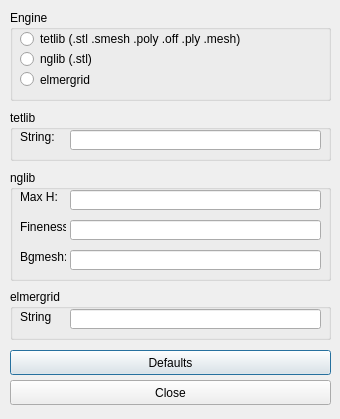
<ui version="4.0" >
 <class>MeshcontrolForm</class>
 <widget class="QDialog" name="MeshcontrolForm" >
  <property name="geometry" >
   <rect>
    <x>0</x>
    <y>0</y>
    <width>340</width>
    <height>419</height>
   </rect>
  </property>
  <property name="windowTitle" >
   <string>Mesh control</string>
  </property>
  <property name="windowIcon" >
   <iconset/>
  </property>
  <widget class="QGroupBox" name="engineGroup" >
   <property name="geometry" >
    <rect>
     <x>10</x>
     <y>10</y>
     <width>321</width>
     <height>91</height>
    </rect>
   </property>
   <property name="title" >
    <string>Engine</string>
   </property>
   <widget class="QRadioButton" name="tetlibRadioButton" >
    <property name="geometry" >
     <rect>
      <x>10</x>
      <y>20</y>
      <width>271</width>
      <height>18</height>
     </rect>
    </property>
    <property name="text" >
     <string>tetlib (.stl .smesh .poly .off .ply .mesh)</string>
    </property>
   </widget>
   <widget class="QRadioButton" name="nglibRadioButton" >
    <property name="geometry" >
     <rect>
      <x>10</x>
      <y>40</y>
      <width>83</width>
      <height>18</height>
     </rect>
    </property>
    <property name="text" >
     <string>nglib (.stl)</string>
    </property>
   </widget>
   <widget class="QRadioButton" name="elmerGridRadioButton" >
    <property name="geometry" >
     <rect>
      <x>10</x>
      <y>60</y>
      <width>81</width>
      <height>19</height>
     </rect>
    </property>
    <property name="text" >
     <string>elmergrid</string>
    </property>
   </widget>
  </widget>
  <widget class="QGroupBox" name="tetlibGroup" >
   <property name="geometry" >
    <rect>
     <x>10</x>
     <y>110</y>
     <width>321</width>
     <height>51</height>
    </rect>
   </property>
   <property name="title" >
    <string>tetlib</string>
   </property>
   <widget class="QLabel" name="tetlibStringLabel" >
    <property name="geometry" >
     <rect>
      <x>10</x>
      <y>20</y>
      <width>46</width>
      <height>14</height>
     </rect>
    </property>
    <property name="text" >
     <string>String:</string>
    </property>
   </widget>
   <widget class="QLineEdit" name="tetlibStringEdit" >
    <property name="geometry" >
     <rect>
      <x>60</x>
      <y>20</y>
      <width>251</width>
      <height>20</height>
     </rect>
    </property>
   </widget>
  </widget>
  <widget class="QGroupBox" name="gnlibGroup" >
   <property name="geometry" >
    <rect>
     <x>10</x>
     <y>170</y>
     <width>321</width>
     <height>111</height>
    </rect>
   </property>
   <property name="title" >
    <string>nglib</string>
   </property>
   <widget class="QLabel" name="nglibMaxHLabel" >
    <property name="geometry" >
     <rect>
      <x>10</x>
      <y>20</y>
      <width>46</width>
      <height>14</height>
     </rect>
    </property>
    <property name="text" >
     <string>Max H:</string>
    </property>
   </widget>
   <widget class="QLabel" name="nglibFinenessLabel" >
    <property name="geometry" >
     <rect>
      <x>10</x>
      <y>50</y>
      <width>46</width>
      <height>14</height>
     </rect>
    </property>
    <property name="text" >
     <string>Fineness:</string>
    </property>
   </widget>
   <widget class="QLabel" name="nglibBgmeshLabel" >
    <property name="geometry" >
     <rect>
      <x>10</x>
      <y>80</y>
      <width>46</width>
      <height>14</height>
     </rect>
    </property>
    <property name="text" >
     <string>Bgmesh:</string>
    </property>
   </widget>
   <widget class="QLineEdit" name="nglibMaxHEdit" >
    <property name="geometry" >
     <rect>
      <x>60</x>
      <y>20</y>
      <width>251</width>
      <height>20</height>
     </rect>
    </property>
   </widget>
   <widget class="QLineEdit" name="nglibFinenessEdit" >
    <property name="geometry" >
     <rect>
      <x>60</x>
      <y>50</y>
      <width>251</width>
      <height>20</height>
     </rect>
    </property>
   </widget>
   <widget class="QLineEdit" name="nglibBgmeshEdit" >
    <property name="geometry" >
     <rect>
      <x>60</x>
      <y>80</y>
      <width>251</width>
      <height>20</height>
     </rect>
    </property>
   </widget>
  </widget>
  <widget class="QPushButton" name="defaultsButton" >
   <property name="geometry" >
    <rect>
     <x>10</x>
     <y>350</y>
     <width>321</width>
     <height>25</height>
    </rect>
   </property>
   <property name="text" >
    <string>Defaults</string>
   </property>
  </widget>
  <widget class="QPushButton" name="closeButton" >
   <property name="geometry" >
    <rect>
     <x>10</x>
     <y>380</y>
     <width>321</width>
     <height>25</height>
    </rect>
   </property>
   <property name="text" >
    <string>Close</string>
   </property>
  </widget>
  <widget class="QGroupBox" name="elmerGridGroup" >
   <property name="geometry" >
    <rect>
     <x>10</x>
     <y>289</y>
     <width>321</width>
     <height>51</height>
    </rect>
   </property>
   <property name="title" >
    <string>elmergrid</string>
   </property>
   <widget class="QLabel" name="elmerGridStringLabel" >
    <property name="geometry" >
     <rect>
      <x>10</x>
      <y>20</y>
      <width>32</width>
      <height>16</height>
     </rect>
    </property>
    <property name="text" >
     <string>String:</string>
    </property>
   </widget>
   <widget class="QLineEdit" name="elmerGridStringEdit" >
    <property name="geometry" >
     <rect>
      <x>60</x>
      <y>20</y>
      <width>251</width>
      <height>20</height>
     </rect>
    </property>
   </widget>
  </widget>
 </widget>
 <resources/>
 <connections/>
</ui>
